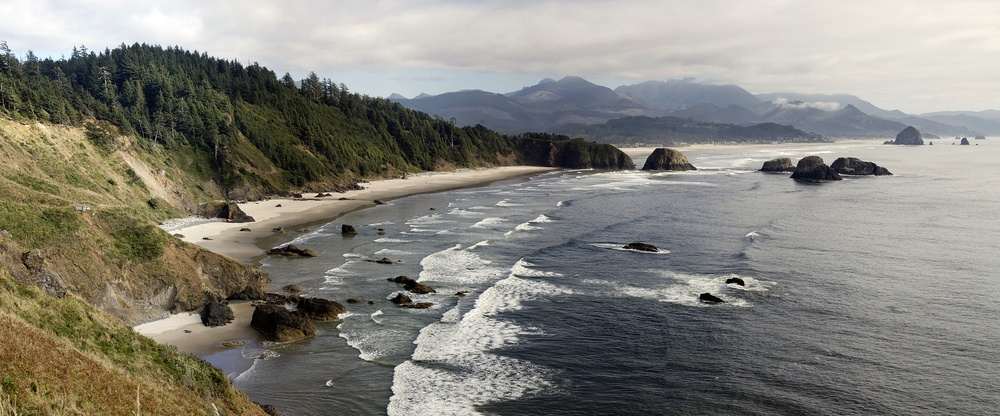
#> input picture Group02_Assignment1/Classification/neural_net/Group02/Classification/Image_Group02/train/coast/sun_adeamqputqgbqvcq.jpg, 1000 x 416 px, shrunk from 2882 x 1200 before the run, found by its file name; its folder holds 4 pictures in this run
$ python BOVW.py
#> lines starting #> are read from the running program, lines starting #| are printed output that depends on the picture
#!/usr/bin/env python3
# -*- coding: utf-8 -*-
"""
Created on Sat Mar 20 21:20:24 2021

@author: harshit
"""
import numpy as np
import cv2
Thresh = 1000000
import random
import os
i1 = 1
sizeofBOVW = 32
Epochs = 100
def build_hist(data):
    arr = [0]*8
    for i in data:
        arr[i//32] += 1
    return arr

def Build_hist_for_patch(img_data,row,column):
    red = []
    green = []
    blue = []
    for i in range(row,row+32):
        for j in range(column,column+32):
            red.append(img_data[i][j][0])
            green.append(img_data[i][j][1])
            blue.append(img_data[i][j][2])
    hist = build_hist(red)+build_hist(green)+build_hist(blue)
    return np.array(hist)


def img_feature_extraction(img_data):
    img = []
    for row in range(0,len(img_data),32):
        for col in range(0,len(img_data[0]),32):
            img.append(Build_hist_for_patch(img_data,row,col))
    return img

def BOVW(data):
    BOVWDATA = [np.zeros(32) for i in range(len(data))]
    for i in range(len(data)):
        for j in range(len(data[i])):
            BOVWDATA[i][data[i][j]] += 1
        BOVWDATA[i] /= len(data[i])
    return BOVWDATA

def ExtractFeatureVector(img_data,clusterPoints):
    img_data = cv2.copyMakeBorder(img_data, 0,(32-len(img_data)%32)%32 , 0, (32-len(img_data[0])%32)%32, cv2.BORDER_REFLECT)
    img_data = img_feature_extraction(img_data)
    FeatureVector = np.zeros(32)
    for i in range(len(img_data)):
        FeatureVector[np.argmin([sum((img_data[i]-clusterPoints[k])**2) for k in range(len(clusterPoints))])] += 1
    FeatureVector /= len(img_data)
    return FeatureVector

def KmeansClustering(data,prevclasses,clusterPoints):
    classes = [[-1]*len(data[i]) for i in range(len(data))]
    updateCount = 0
    DistMeas = 0
    SumNewClusterPoints = [np.zeros(24) for i in range(32)]
    CountNewClusterPoints = [0]*32
    for i in range(len(data)):
        for j in range(len(data[i])):
            classes[i][j] = np.argmin([sum((data[i][j]-clusterPoints[k])**2) for k in range(len(clusterPoints))])
            if classes[i][j] != prevclasses[i][j]:
                updateCount += 1
            DistMeas += sum((data[i][j] - clusterPoints[classes[i][j]])**2)
            CountNewClusterPoints[classes[i][j]] += 1
            SumNewClusterPoints[classes[i][j]] += data[i][j]
    NewClusterPoints = [SumNewClusterPoints[i]/CountNewClusterPoints[i] if CountNewClusterPoints[i]!=0 else np.zeros(24) for i in range(32)]
    print(DistMeas)
    global Epochs
    Epochs -= 1
    if updateCount == 0 or Epochs == 0:
        return (NewClusterPoints,BOVW(classes))
    else:
        return KmeansClustering(data,classes,NewClusterPoints)

p_dir = "/home/harshit/Sem6/DL/Group02/Classification/Image_Group02/train"
coast = os.path.join(p_dir,"coast")
industrial_area = os.path.join(p_dir,"industrial_area")
pagoda = os.path.join(p_dir,"pagoda")
data = []
TrainClasses = []
for i in os.listdir(coast):
    img_data = cv2.imread(os.path.join(coast,i))
#> img_data is the input picture: shape (416, 1000, 3); mean B, G, R 123.7, 131.7, 133.6
    img_data = cv2.copyMakeBorder(img_data, 0,(32-len(img_data)%32)%32 , 0, (32-len(img_data[0])%32)%32, cv2.BORDER_REFLECT)
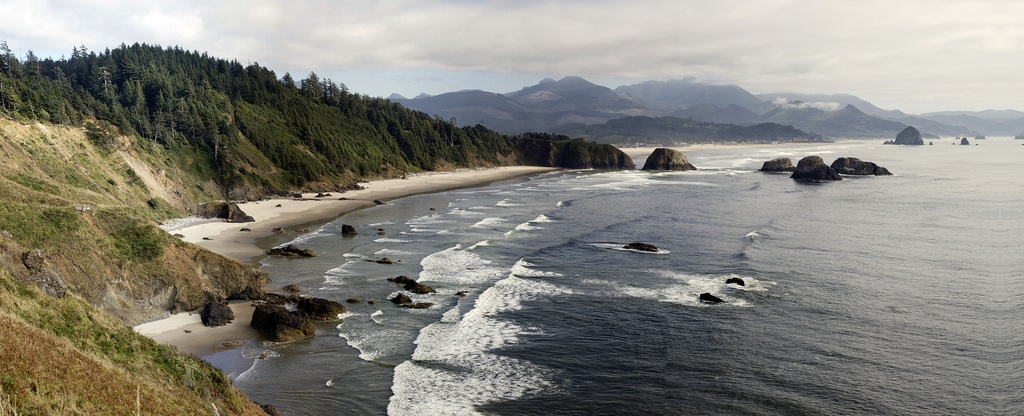
#> img_data: shape (416, 1024, 3); mean B, G, R 124.9, 132.9, 134.7
    img_data = img_feature_extraction(img_data)
#> the loop in img_feature_extraction, `for row in range(0,len(img_data),32):` made 13 passes
#> row on passes 2 to 13: 32, 64, 96, 128, 160, 192, 224, 256, 288, 320, 352, 384
    data.append(img_data)
    TrainClasses.append(0)
#> pass 2 of the loop `for i in os.listdir(coast):`:
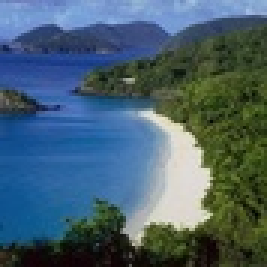
#> input picture Group02_Assignment1/Classification/neural_net/Group02/Classification/Image_Group02/train/coast/sun_adpgnjzqnufekyua.jpg, 89 x 89 px, shrunk from 256 x 256 before the run, found by its file name (shown 3 times larger)
#> img_data is the input picture: shape (89, 89, 3); mean B, G, R 110, 96.2, 70.9
#> `img_data = cv2.copyMakeBorder(img_data, 0,(32-len(img_data)%32)%32 , 0..`:
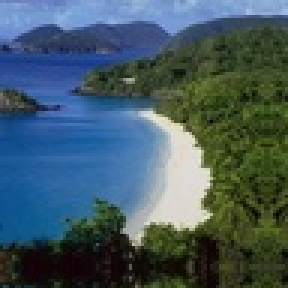
#> img_data: shape (96, 96, 3) (shown 3 times larger); mean B, G, R 98.7, 89.9, 67.2
#> the loop in img_feature_extraction (call 2), `for row in range(0,len(img_data),32):` made 3 passes
#> pass 3 of the loop `for i in os.listdir(coast):`:
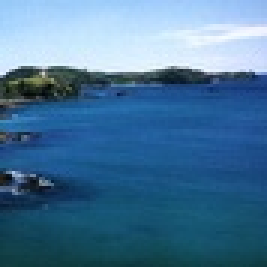
#> input picture Group02_Assignment1/Classification/neural_net/Group02/Classification/Image_Group02/train/coast/sun_afzgyvxsirrfwfxx.jpg, 89 x 89 px, shrunk from 256 x 256 before the run, found by its file name (shown 3 times larger)
#> img_data is the input picture: shape (89, 89, 3); mean B, G, R 152.9, 117.6, 72.7
#> `img_data = cv2.copyMakeBorder(img_data, 0,(32-len(img_data)%32)%32 , 0..`:
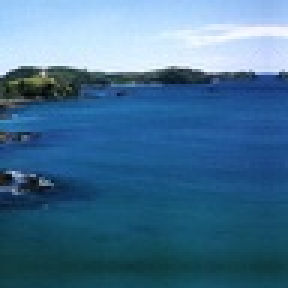
#> img_data: shape (96, 96, 3) (shown 3 times larger); mean B, G, R 147.8, 113.7, 68.5
#> the loop made 4 passes; the first 3 are shown
#> (the run stopped early here; a loop or call above may not have finished)
